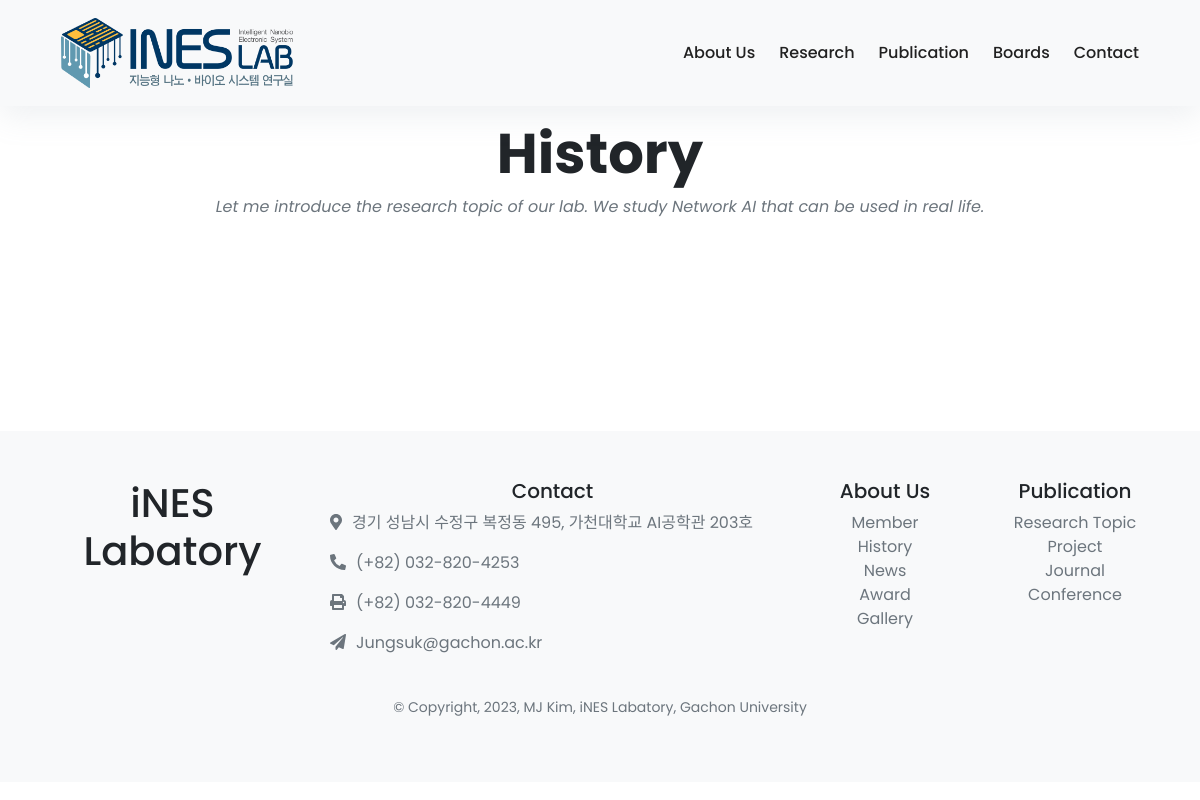
Page /history/ on the earlier database version.
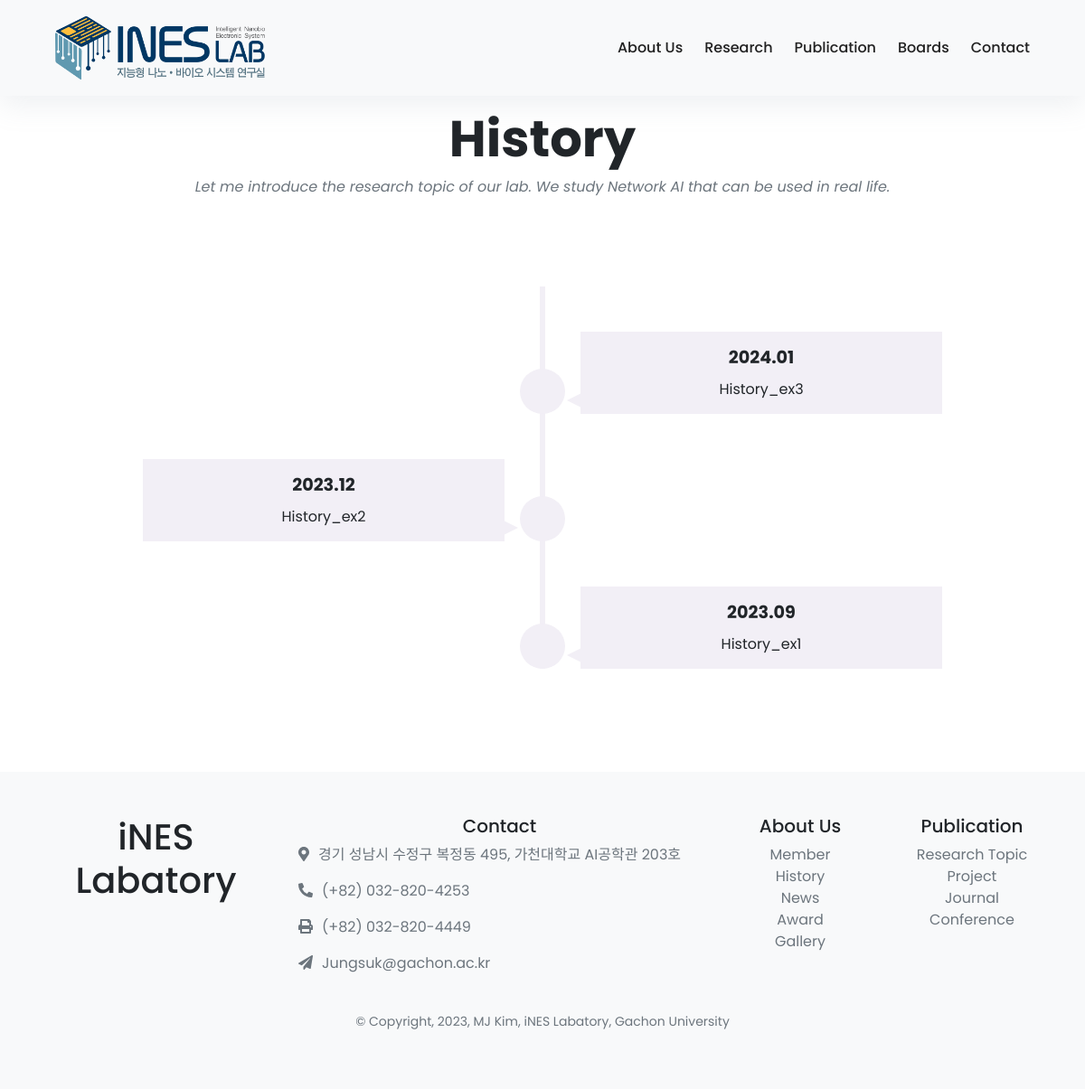
Same page on the later database version.
### history_of_ines/models.py (models this page shows, shortened)
class History(models.Model):
    title = models.CharField(max_length=255)
    history_date = models.DateTimeField(default=datetime.datetime.now)
    description = models.TextField(null=True, blank=True)
    photo = models.FileField(upload_to="upload/%Y/%m/%d/", blank=True)

### history_of_ines/views.py (the view)
# urls.py: path('', views.index, name='index'),
def index(request):
    historys = History.objects.all().order_by('-history_date') #역순 정렬(최신 우선)
    template = loader.get_template('../templates/labweb/history.html')
    context = {
        'historys' : historys,
    }
    return HttpResponse(template.render(context, request))

### templates/labweb/history.html (shortened to what this page needs)
{% extends 'labweb/base.html' %}
{% block style %}
  <link rel="stylesheet" href="/static/css/history.css">
{% endblock %}
{% block content %}
<div class="container py-5">
    <header class="text-center">
    <br><br><br>
    <h1 class="display-4 font-weight-bold">History</h1>
    <p class="font-italic text-muted mb-0">Let me introduce the research topic of our lab. We study Network AI that can be used in real life.</p>
      <br><br>
  </header>
        <section class= "timeline">
          <ul>
          {% if historys %}
            {% for h in historys %}
            <li>
                  <div>
                    <time> {{h.history_date|date:"Y.m"}}</time>{{h.title}}
                  </div>
                </li>
            {% endfor %}
          {% endif %}
        </ul>
    </section>
  </div>
{% endblock %}

Differences in the rows shown:
added History: history_date "2024.01", title "History_ex3"
added History: history_date "2023.12", title "History_ex2"
added History: history_date "2023.09", title "History_ex1"
